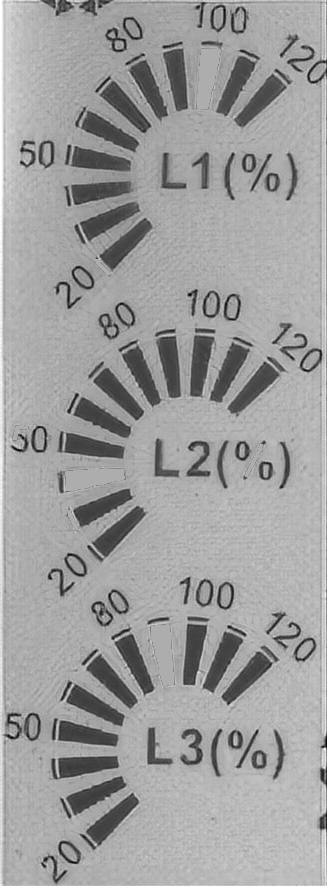
#> input picture bad_m_122.png, 327 x 886 px; its folder holds only this picture in this run
$ python -i fault.py   (imports and definitions only)
#> lines starting #> are read from the running program, lines starting #| are printed output that depends on the picture; after the words box and inside, x2 and y2 are one past the last pixel; in counts of white or black regions, pixels touching at a corner belong together
#> further down, picture is the input picture: shape (886, 327, 3); min 0, max 255, mean 158.1
import os
import cv2
import numpy as np
import random
from PIL import Image
from collections import Counter
import itertools


# Function to get the background color of a grayscale image
# [7 lines left out: function get_background_color, not called in this run]


# Function to detect segments in an image
def detect_segments(image):
    gray = cv2.cvtColor(image, cv2.COLOR_BGR2GRAY)
    _, binary = cv2.threshold(gray, 184, 255, cv2.THRESH_BINARY_INV)
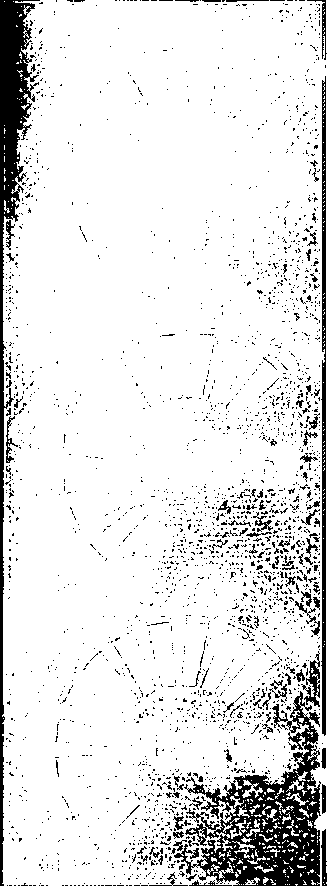
#> binary: shape (886, 327); 88.6% white; 2526 black regions (2414 under 20 px)
    contours, _ = cv2.findContours(binary, cv2.RETR_EXTERNAL, cv2.CHAIN_APPROX_SIMPLE)
#> contours = 273 contours, 255 with area under 20; largest, box (x1, y1, x2, y2) and area: (2, 0, 327, 886) 266770, (242, 780, 263, 798) 96, (230, 820, 247, 839) 60, (232, 841, 255, 859) 60, (286, 793, 309, 806) 54
    segments = [contour for contour in contours if cv2.contourArea(contour) > 10]
#> segments = 38 contours, 20 with area under 20; largest, box (x1, y1, x2, y2) and area: (2, 0, 327, 886) 266770, (242, 780, 263, 798) 96, (230, 820, 247, 839) 60, (232, 841, 255, 859) 60, (286, 793, 309, 806) 54
    return segments


# Function to create an image with missing segments
# [45 lines left out: functions create_image_with_missing_segments, process_images, not called in this run]


# Example usage
input_directory = "./Analog_mobile/correct"
output_directory = "./Analog_mobile/incorrect"
# [1 line not run here, left out]

>>> import cv2
>>> picture = cv2.imread('bad_m_122.png')
>>> result = detect_segments(picture)
#> result has the same summary as segments in detect_segments
